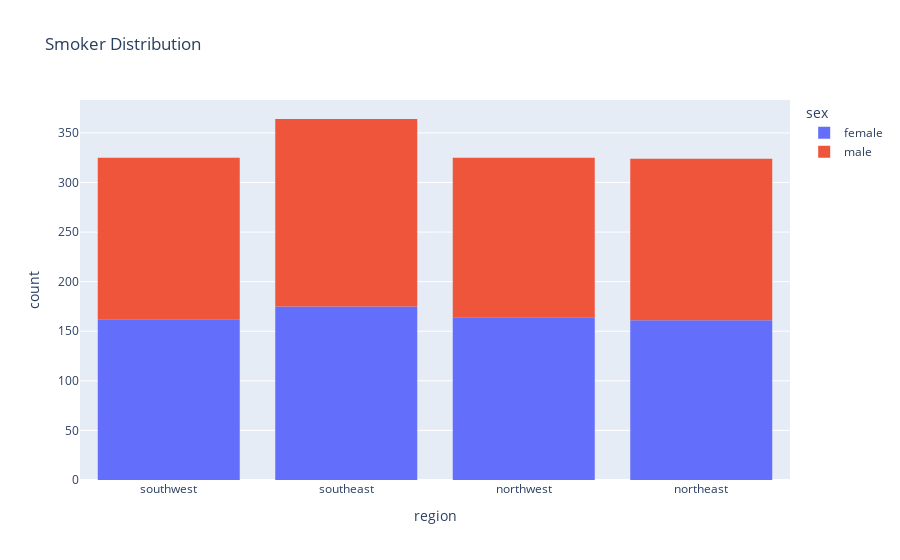

The notebook cell this image was saved under:
### Code cell
px.histogram(data, x='region', color='sex', title='Smoker Distribution')

### Figure 1 — Plotly figure (JSON) as saved in the notebook; plotly's stock layout.template omitted (floating-point values rounded to 4 significant figures; data arrays with more than 128 entries replaced by an {"elided": "..."} marker saying what was removed)
{"data": [{"alignmentgroup": "True", "bingroup": "x", "hovertemplate": "sex=female<br>region=%{x}<br>count=%{y}<extra></extra>", "legendgroup": "female", "marker": {"color": "#636efa", "pattern": {"shape": ""}}, "name": "female", "offsetgroup": "female", "orientation": "v", "showlegend": true, "type": "histogram", "x": {"elided": "662 str values"}, "xaxis": "x", "yaxis": "y"}, {"alignmentgroup": "True", "bingroup": "x", "hovertemplate": "sex=male<br>region=%{x}<br>count=%{y}<extra></extra>", "legendgroup": "male", "marker": {"color": "#EF553B", "pattern": {"shape": ""}}, "name": "male", "offsetgroup": "male", "orientation": "v", "showlegend": true, "type": "histogram", "x": {"elided": "676 str values"}, "xaxis": "x", "yaxis": "y"}], "layout": {"barmode": "relative", "legend": {"title": {"text": "sex"}, "tracegroupgap": 0}, "title": {"text": "Smoker Distribution"}, "xaxis": {"anchor": "y", "domain": [0, 1], "title": {"text": "region"}}, "yaxis": {"anchor": "x", "domain": [0, 1], "title": {"text": "count"}}}}
